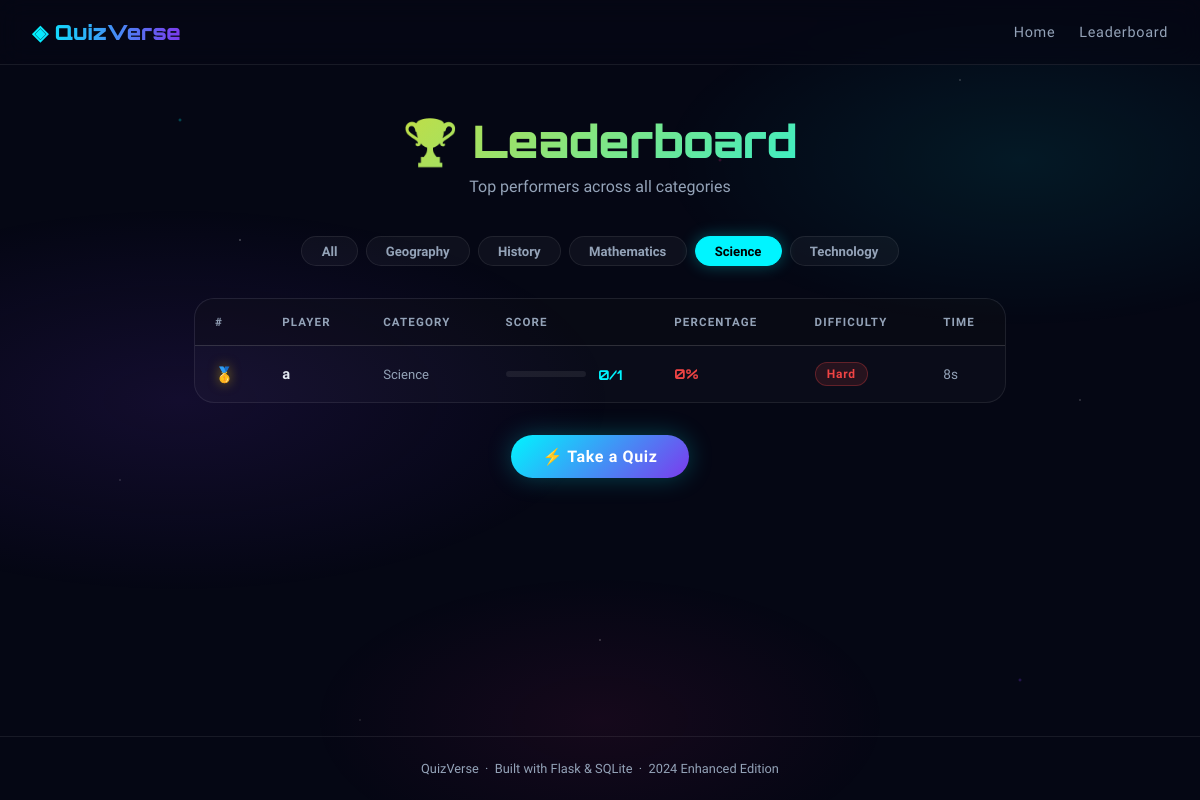
The app's page /leaderboard?category=Science with its own data.
### tables this page shows
CREATE TABLE scores (
    id          INTEGER PRIMARY KEY AUTOINCREMENT,
    player_name TEXT NOT NULL,
    score       INTEGER NOT NULL,
    total       INTEGER NOT NULL,
    percentage  INTEGER NOT NULL,
    category    TEXT NOT NULL,
    difficulty  TEXT NOT NULL,
    time_secs   INTEGER NOT NULL,
    played_at   TEXT NOT NULL
);

### app.py (the view)
@app.route('/leaderboard')
def leaderboard():
    category = request.args.get('category', 'All')
    db       = get_db()
    cats     = db.execute("SELECT DISTINCT category FROM questions ORDER BY category").fetchall()
    if category == 'All':
        rows = db.execute(
            "SELECT * FROM scores ORDER BY percentage DESC, time_secs ASC LIMIT 20"
        ).fetchall()
    else:
        rows = db.execute(
            "SELECT * FROM scores WHERE category=? ORDER BY percentage DESC, time_secs ASC LIMIT 20",
            (category,)
        ).fetchall()
    db.close()
    return render_template('leaderboard.html',
        rows       = rows,
        categories = ['All'] + [r['category'] for r in cats],
        selected   = category,
    )

### app.py (called while the page is built)
def get_db():
    conn = sqlite3.connect(DB_PATH)
    conn.row_factory = sqlite3.Row
    return conn

### templates/leaderboard.html (shortened to what this page needs)
{% extends 'base.html' %}
{% block content %}
<div class="lb-wrap">
  <div class="lb-header">
    <h1>🏆 Leaderboard</h1>
    <p>Top performers across all categories</p>
  </div>
  <div class="filter-row">
    {% for cat in categories %}
    <a href="/leaderboard?category={{ cat }}"
       class="filter-pill {{ 'active' if cat == selected else '' }}">
      {{ cat }}
    </a>
    {% endfor %}
  </div>
  <div class="lb-table">
    {% if rows %}
    <table>
      <thead>
        <tr>
          <th>#</th>
          <th>Player</th>
          <th>Category</th>
          <th>Score</th>
          <th>Percentage</th>
          <th>Difficulty</th>
          <th>Time</th>
        </tr>
      </thead>
      <tbody>
        {% for row in rows %}
        <tr>
          <td>
            <span class="rank {{ 'rank-1' if loop.index == 1 else ('rank-2' if loop.index == 2 else ('rank-3' if loop.index == 3 else '')) }}">
              {{ '🥇' if loop.index == 1 else ('🥈' if loop.index == 2 else ('🥉' if loop.index == 3 else loop.index)) }}
            </span>
          </td>
          <td style="font-weight:600;">{{ row['player_name'] }}</td>
          <td>
            <span style="color:var(--muted);font-size:.82rem;">{{ row['category'] }}</span>
          </td>
          <td>
            <div class="score-bar-wrap">
              <div class="score-bar">
              </div>
              <span class="score-val">{{ row['score'] }}/{{ row['total'] }}</span>
            </div>
          </td>
          <td>
            <span style="font-family:'Orbitron',sans-serif;font-size:.85rem;font-weight:700;
              color: {{ '#ffd60a' if row['percentage'] >= 90 else ('#10b981' if row['percentage'] >= 70 else ('#00f5ff' if row['percentage'] >= 50 else '#ef4444')) }}">
              {{ row['percentage'] }}%
            </span>
          </td>
          <td>
            <span class="badge badge-{{ row['difficulty'] | lower }}">{{ row['difficulty'] }}</span>
          </td>
          <td style="color:var(--muted);font-size:.85rem;">
            {% if row['time_secs'] >= 60 %}
              {{ row['time_secs'] // 60 }}m {{ row['time_secs'] % 60 }}s
            {% else %}
              {{ row['time_secs'] }}s
            {% endif %}
          </td>
        </tr>
        {% endfor %}
      </tbody>
    </table>
    {% else %}
    <div class="empty-state">
      <div class="icon">🎮</div>
      <p>No scores yet for this category. Be the first!</p>
    </div>
    {% endif %}
  </div>
  <div class="lb-cta">
    <a href="/" class="btn btn-primary">⚡ Take a Quiz</a>
  </div>
</div>
{% endblock %}

### templates/base.html (style rules this page uses)
:root { --bg: #050714; --surface: rgba(255,255,255,0.04); --border: rgba(255,255,255,0.08); --cyan: #00f5ff; --purple: #7c3aed; --pink: #f72585; --gold: #ffd60a; --text: #e2e8f0; --muted: #94a3b8; --success: #10b981; --danger: #ef4444; --radius: 16px; }
*, *::before, *::after { box-sizing: border-box; margin: 0; padding: 0; }
body { background: var(--bg); color: var(--text); font-family: 'Exo 2', sans-serif; min-height: 100vh; overflow-x: hidden; position: relative; }
body::before { content: ''; position: fixed; inset: 0; background-image: radial-gradient(1px 1px at 20% 30%, rgba(255,255,255,.7) 0%, transparent 100%), radial-gradient(1px 1px at 80% 10%, rgba(255,255,255,.5) 0%, transparent 100%), radial-gradient(1px 1px at 50% 80%, rgba(255,255,255,.6) 0%, transparent 100%), radial-gradient(1px 1px at 10% 60%, rgba(255,255,255,.4) 0%, transparent 100%), radial-gradient(1px 1px at 90% 50%, rgba(255,255,255,.5) 0%, transparent 100%), radial-gradient(1px 1px at 30% 90%, rgba(255,255,255,.3) 0%, transparent 100%), radial-gradient(1px 1px at 70% 40%, rgba(255,255,255,.6) 0%, transparent 100%), radial-gradient(2px 2px at 15% 15%, rgba(0,245,255,.4) 0%, transparent 100%), radial-gradient(2px 2px at 85% 85%, rgba(124,58,237,.4) 0%, transparent 100%), radial-gradient(2px 2px at 60% 20%, rgba(247,37,133,.3) 0%, transparent 100%); pointer-events: none; z-index: 0; }
body::after { content: ''; position: fixed; inset: 0; background: radial-gradient(ellipse 60% 40% at 15% 50%, rgba(124,58,237,.12) 0%, transparent 60%), radial-gradient(ellipse 50% 35% at 85% 20%, rgba(0,245,255,.08) 0%, transparent 60%), radial-gradient(ellipse 40% 30% at 50% 90%, rgba(247,37,133,.07) 0%, transparent 60%); pointer-events: none; z-index: 0; }
.btn { display: inline-flex; align-items: center; justify-content: center; gap: .5rem; padding: .75rem 2rem; border-radius: 50px; border: none; font-family: 'Exo 2', sans-serif; font-weight: 600; font-size: 1rem; cursor: pointer; text-decoration: none; transition: all .25s; letter-spacing: .04em; }
.btn-primary { background: linear-gradient(135deg, var(--cyan), var(--purple)); color: #fff; box-shadow: 0 0 24px rgba(0,245,255,.25); }
.badge { display: inline-block; padding: .25rem .7rem; border-radius: 50px; font-size: .75rem; font-weight: 700; letter-spacing: .06em; }
.badge-hard { background: rgba(239,68,68,.12); color: #ef4444; border: 1px solid rgba(239,68,68,.3); }

### records on screen
scores: index "🥇", player_name "a", category "Science", score "0", total "1", percentage "0", difficulty "Hard", time_secs "8"

### other values on screen
{{ cat }} "All" "Geography" "History" "Mathematics" "Science" "Technology"
{{ 2024 }} "2024"
